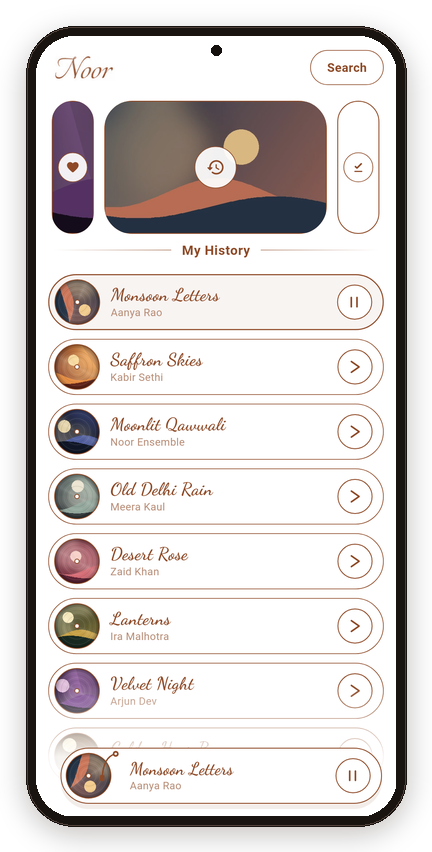
#> input picture docs/readme/screens/home.png, 432 x 852 px, found by its file name; its folder holds 4 pictures in this run
$ python compose.py
#> lines starting #> are read from the running program, lines starting #| are printed output that depends on the picture; after the words box and inside, x2 and y2 are one past the last pixel; in counts of white or black regions, pixels touching at a corner belong together
"""Builds the README graphics in docs/readme/ from the frames rendered by
tool/readme/screens_test.dart (in build/readme/), plus the animated SVGs.

Run: python3 tool/readme/compose.py   (needs Pillow)
"""
import base64
import glob
import io
import os

from PIL import Image, ImageDraw, ImageFilter

SRC = 'build/readme'
OUT = 'docs/readme'
COPPER = '#8E4A27'
COPPER_RGB = (142, 74, 39)
INK = '#2B1A12'
MUTE = '#A27B66'
os.makedirs(f'{OUT}/screens', exist_ok=True)


# ── Phone frames ─────────────────────────────────────────────────────────────

def phone(img, width=360):
    """A slim dark phone around a screen, with a soft shadow, on transparent."""
#> called with width = 360
    scale = width / img.width
#> scale = 0.833
    sw, sh = width, round(img.height * scale)
#> sw = 360; sh = 710
    screen = img.convert('RGB').resize((sw, sh), Image.LANCZOS)
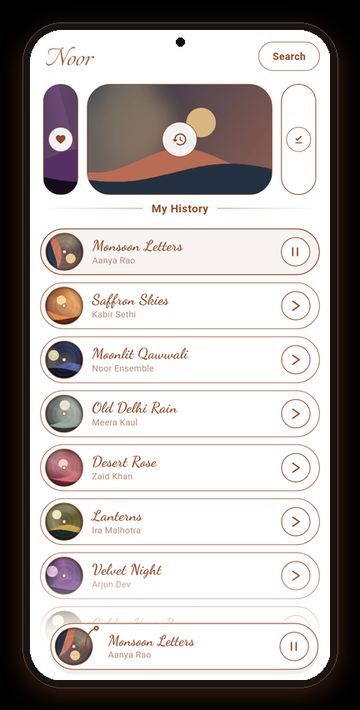
#> screen: PIL image 360x710 RGB; mean R, G, B 176.3, 169.7, 167.6
    bez, rad, pad = 10, 38, 26
    W, H = sw + 2 * bez + 2 * pad, sh + 2 * bez + 2 * pad
#> W = 432; H = 782
    out = Image.new('RGBA', (W, H), (0, 0, 0, 0))
#> out: PIL image 432x782 RGBA; every value is 0
    shadow = Image.new('RGBA', (W, H), (0, 0, 0, 0))
    ImageDraw.Draw(shadow).rounded_rectangle(
        (pad, pad + 10, W - pad, H - pad + 6), rad + bez, fill=(60, 30, 15, 70))
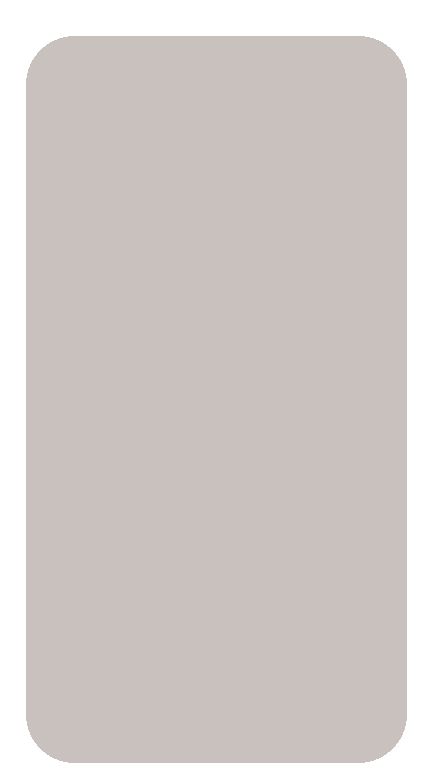
#> shadow: PIL image 432x782 RGBA; mean R, G, B, A 48.8, 24.4, 12.2, 57; transparent parts drawn white
    out.alpha_composite(shadow.filter(ImageFilter.GaussianBlur(14)))
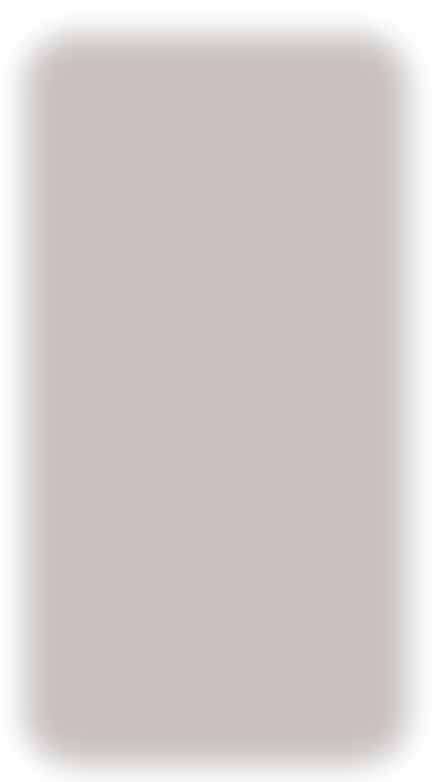
#> out: PIL image 432x782 RGBA; mean R, G, B, A 48.8, 24.4, 12.2, 56.9; transparent parts drawn white
    d = ImageDraw.Draw(out)
    d.rounded_rectangle((pad, pad, W - pad, H - pad), rad + bez, fill=(26, 20, 17, 255))
    d.rounded_rectangle((pad + 1, pad + 1, W - pad - 1, H - pad - 1), rad + bez - 1,
                        outline=(80, 66, 58, 255), width=1)
    mask = Image.new('L', (sw, sh), 0)
#> mask: PIL image 360x710 L; every value is 0
    ImageDraw.Draw(mask).rounded_rectangle((0, 0, sw, sh), rad, fill=255)
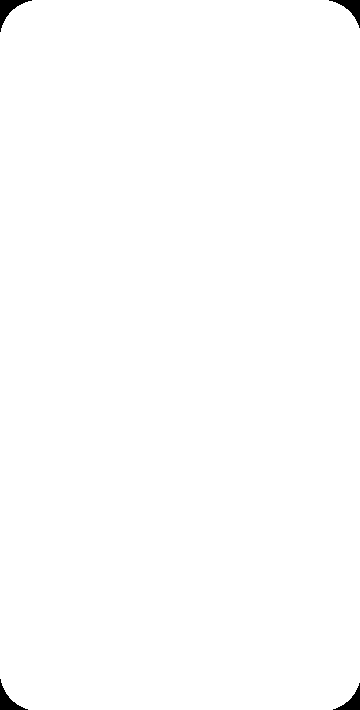
#> mask: PIL image 360x710 L; 99.5% white; 4 black regions, box (x1, y1, x2, y2) and area: (0, 0, 32, 32) 321, (329, 0, 360, 28) 289, (0, 679, 28, 710) 289, (333, 683, 360, 710) 258
    out.paste(screen, (pad + bez, pad + bez), mask)
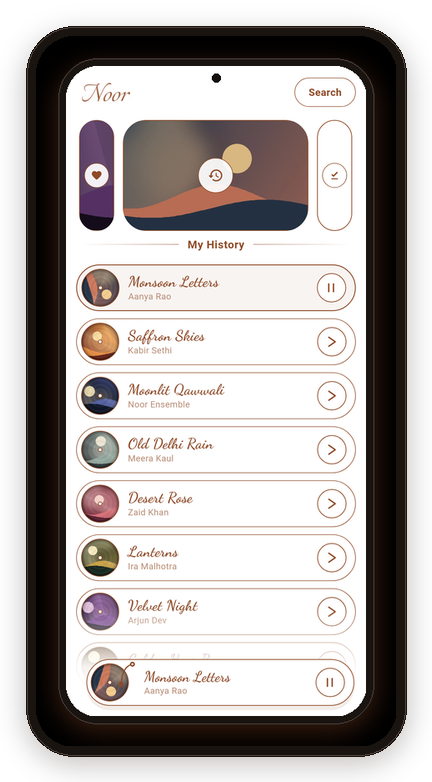
#> out: PIL image 432x782 RGBA; mean R, G, B, A 137.5, 131, 128.7, 211.1; transparent parts drawn white
    # camera dot
    cx = W // 2
#> cx = 216
    d.ellipse((cx - 5, pad + bez + 9, cx + 5, pad + bez + 19), fill=(20, 16, 14, 255))
    return out


for name in ['home', 'player', 'search', 'actions', 'circle', 'empty']:
    phone(Image.open(f'{SRC}/{name}.png')).save(f'{OUT}/screens/{name}.png', optimize=True)
#> (the run stopped early here; a loop or call above may not have finished)
